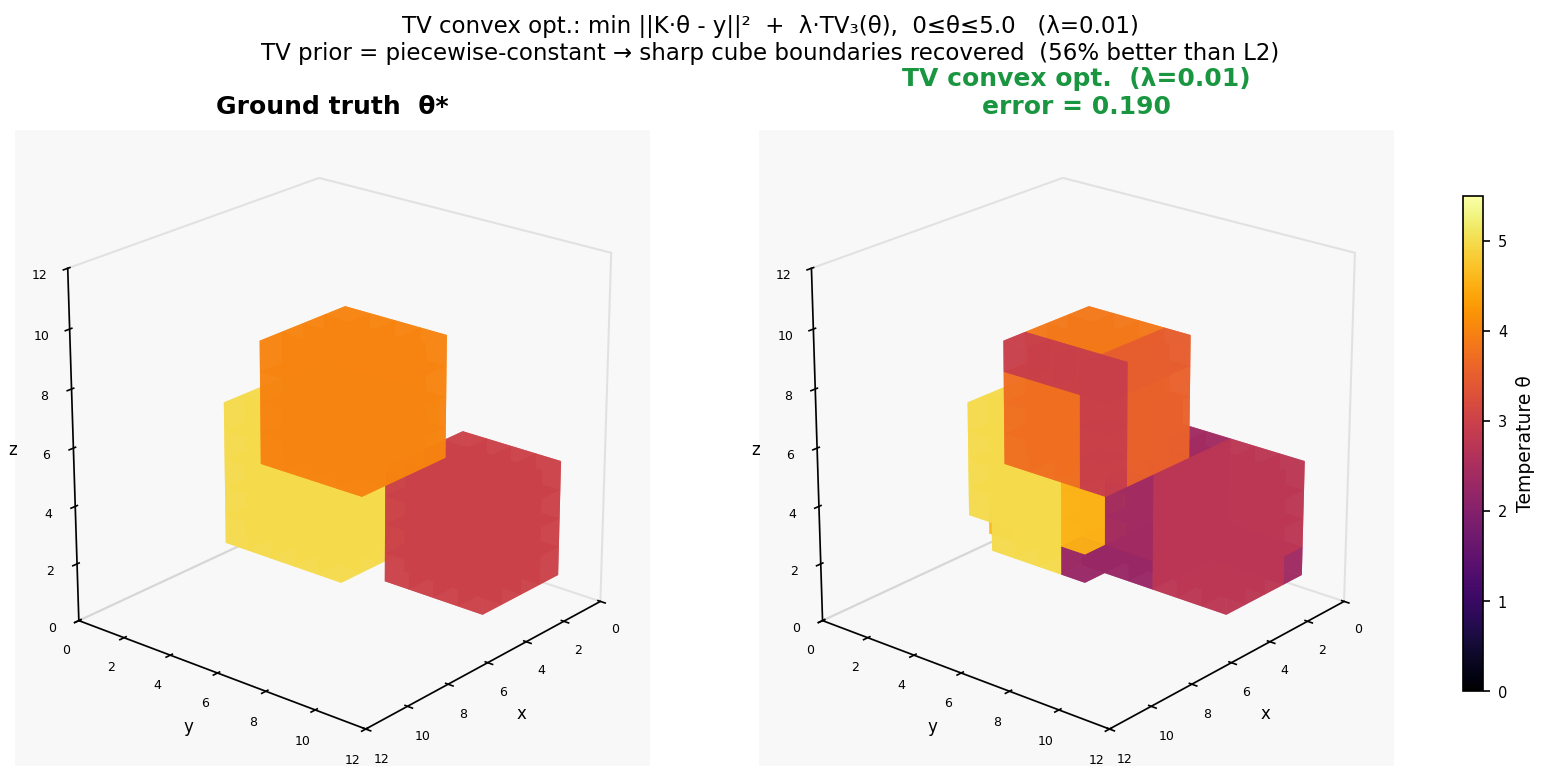

Write Python code to recreate this figure.
import numpy as np
import matplotlib.pyplot as plt
import matplotlib.cm as cm
import cvxpy as cp
from setup_3d import (
    build,
    draw_voxels,
    style_ax,
    N,
    SIGMA,
    NOISE,
    CMAP,
    NORM,
    THETA_MAX,
)


np.random.seed(42)
theta_true, K3D, y_noisy, cond = build()

# L2 error for comparison
KtK = K3D.T @ K3D
Kty = K3D.T @ y_noisy
theta_l2 = np.clip(
    np.linalg.solve(KtK + 0.05 * np.eye(N**3), Kty).reshape(N, N, N), 0.0, THETA_MAX
)
err_l2 = np.linalg.norm(theta_l2 - theta_true) / np.linalg.norm(theta_true)

# TV solve
LAM = 0.01
v = cp.Variable(N**3)
T3 = cp.reshape(v, (N, N, N), order="C")
tv3d = (
    cp.sum(cp.abs(T3[1:, :, :] - T3[:-1, :, :]))
    + cp.sum(cp.abs(T3[:, 1:, :] - T3[:, :-1, :]))
    + cp.sum(cp.abs(T3[:, :, 1:] - T3[:, :, :-1]))
)
cp.Problem(
    cp.Minimize(cp.sum_squares(K3D @ v - y_noisy) + LAM * tv3d),
    [v >= 0.0, v <= THETA_MAX],
).solve(solver=cp.CLARABEL, verbose=False)
theta_tv = v.value.reshape(N, N, N)
err_tv = np.linalg.norm(theta_tv - theta_true) / np.linalg.norm(theta_true)
print(f"TV error: {err_tv:.4f}  ({(err_l2-err_tv)/err_l2*100:.0f}% better than L2)")

fig = plt.figure(figsize=(11, 5.5))
fig.patch.set_facecolor("white")

ax0 = fig.add_subplot(1, 2, 1, projection="3d")
draw_voxels(ax0, theta_true)
style_ax(ax0, "Ground truth  θ*", "black")

ax1 = fig.add_subplot(1, 2, 2, projection="3d")
draw_voxels(ax1, theta_tv)
style_ax(ax1, f"TV convex opt.  (λ={LAM})\nerror = {err_tv:.3f}", "#1a9641")

cax = fig.add_axes([0.92, 0.2, 0.012, 0.6])
cb = fig.colorbar(cm.ScalarMappable(cmap=CMAP, norm=NORM), cax=cax)
cb.set_label("Temperature θ", fontsize=9)
cb.ax.tick_params(labelsize=7)

fig.suptitle(
    f"TV convex opt.: min ||K·θ - y||²  +  λ·TV₃(θ),  0≤θ≤{THETA_MAX}   (λ={LAM})\n"
    f"TV prior = piecewise-constant → sharp cube boundaries recovered  "
    f"({(err_l2-err_tv)/err_l2*100:.0f}% better than L2)",
    fontsize=11,
    y=1.02,
)
plt.subplots_adjust(left=0.02, right=0.90, wspace=0.05)
plt.savefig("3d_regularization.png", dpi=150, bbox_inches="tight")
plt.close()
